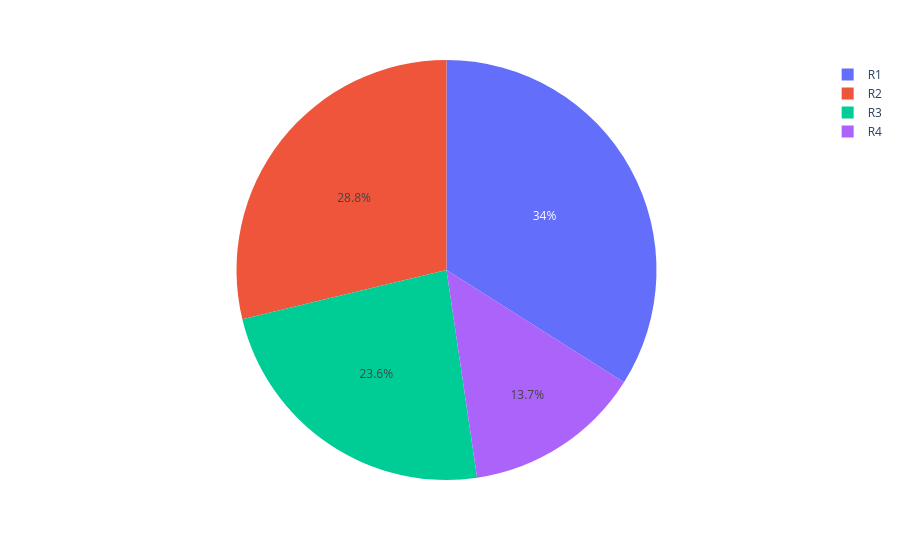

This figure's notebook cell:
### Code cell
pie3 = dataset["Region_Code"].value_counts()
code = pie3.index
orders = pie3.values
fig = px.pie(dataset,values=orders,names=code)
fig.show()

### Figure 1 — Plotly figure (JSON) as saved in the notebook; plotly's stock layout.template omitted (floating-point values rounded to 4 significant figures)
{"data": [{"domain": {"x": [0, 1], "y": [0, 1]}, "hovertemplate": "label=%{label}<br>value=%{value}<extra></extra>", "labels": ["R1", "R2", "R3", "R4"], "legendgroup": "", "name": "", "showlegend": true, "type": "pie", "values": [7564, 6405, 5246, 3050]}], "layout": {"legend": {"tracegroupgap": 0}, "margin": {"t": 60}}}
